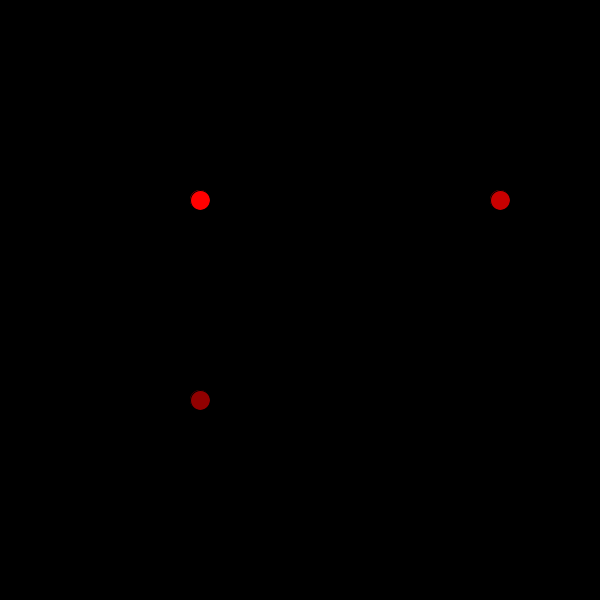
Frame 1 (no input)
Frame 60 (the mouse pressed at the canvas centre just before this capture): identical to frame 1, image omitted
Frame 120 (the mouse held since frame 60 and released just before this capture): identical to frame 1, image omitted

The Processing sketch that drew this single still picture (run headless with seeded random() and noise(); from frame 60 on, the mouse is pressed at the canvas centre):

// Processing sketch: functions_
// ── functions_.pde
void setup (){
  size(600, 600);
  smooth();
}

void draw (){
  background(0);
  drawEllipse(200, 200, 255);
  drawEllipse(500, 200, 200);
  drawEllipse(200, 400, 145);
  
  
}

void drawEllipse(float x, float y, float r){
// thing in brackets is what we can alter
// to call the function in different ways
// according to the variables shown in void draw()
// for the drawEllipse
 
 fill(r, 0, 0);
 ellipse(x, y, 20, 20);
  
}
